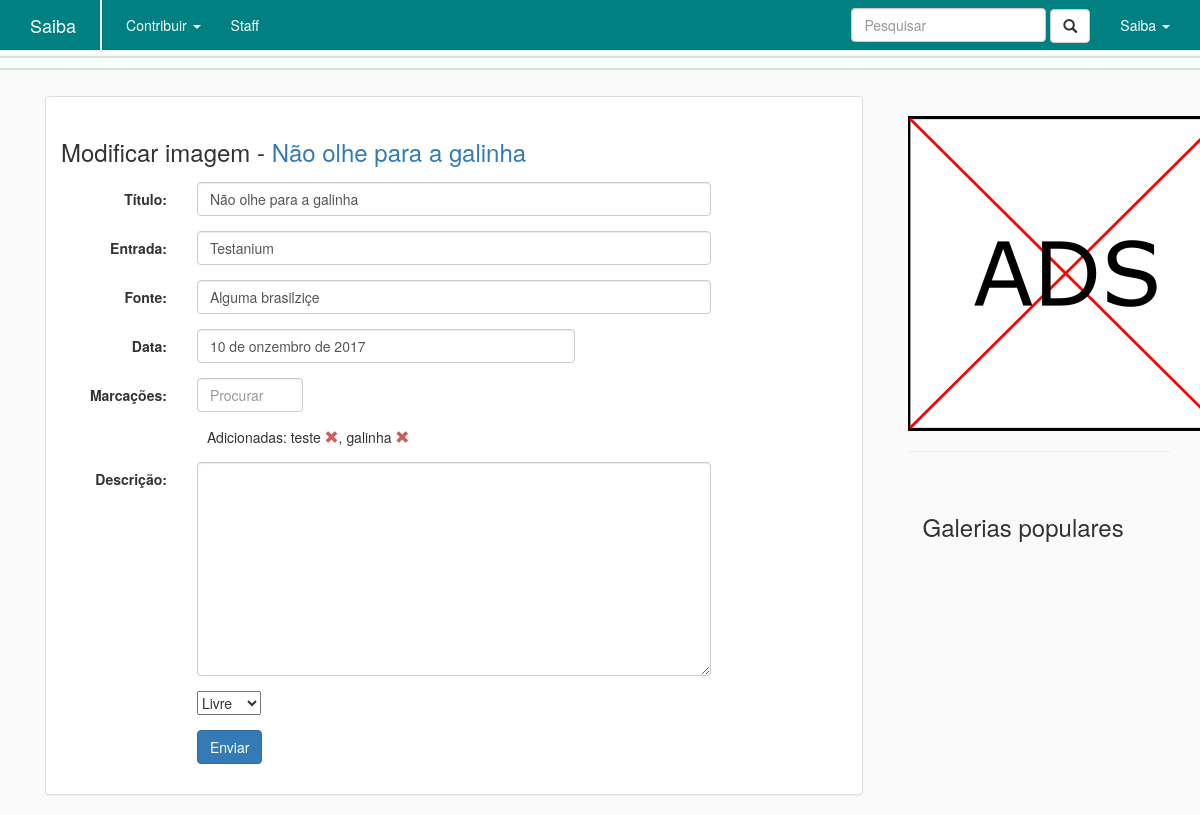
The page /galeria/imagem/4/editar (signed in) on the database as committed earlier.
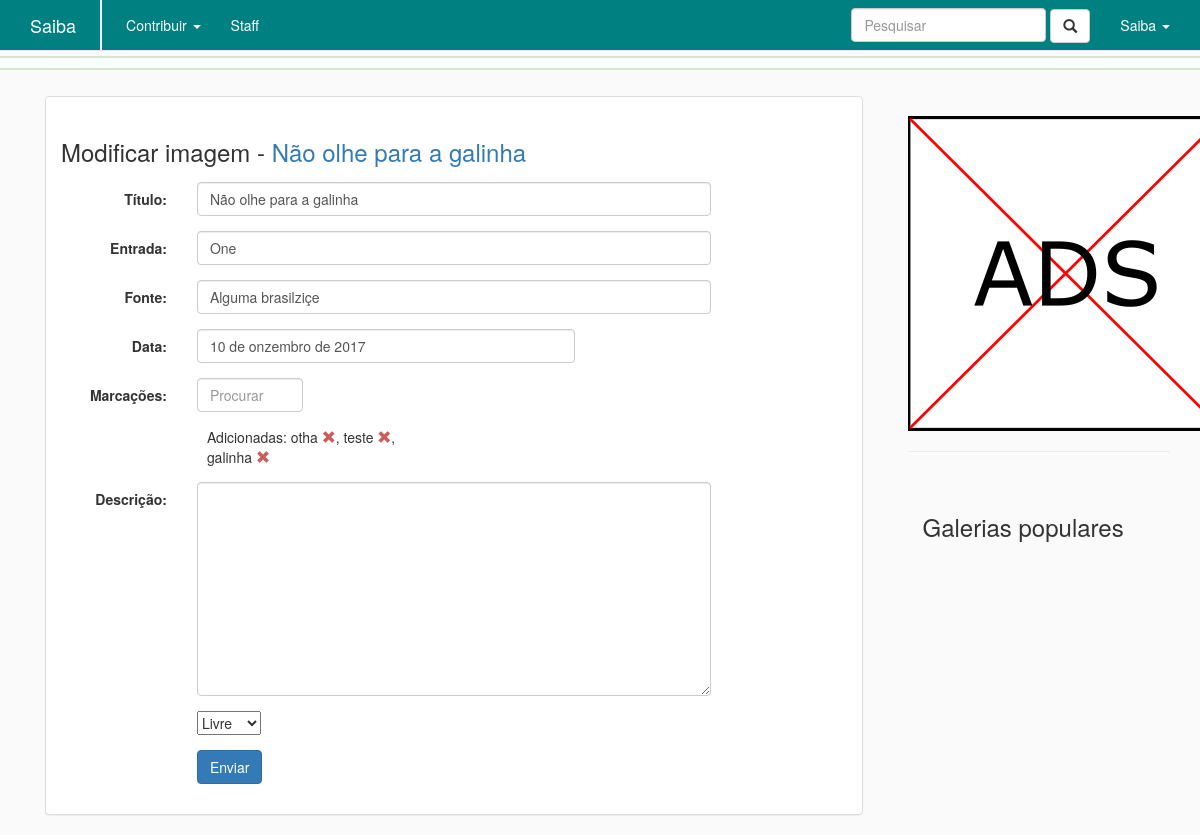
The same page on the database as committed later.
### gallery/models.py (models this page shows, shortened)
class Image(models.Model):
    author      = models.ForeignKey(User, blank=True)
    title       = models.CharField(max_length=250)
    date        = models.DateTimeField(default=datetime.datetime.now, blank=True)
    date_origin = models.CharField(max_length=100, blank=True)
    source      = models.CharField(max_length=250)
    tags        = models.ManyToManyField('home.Tag', blank=True)
    entry       = models.ForeignKey(Entry, on_delete=models.CASCADE, related_name="images")
    hidden      = models.BooleanField(default=False)
    file        = models.ImageField(blank=True, upload_to='icon/')
    description = models.TextField(max_length=250, blank=True)
    state       = models.ForeignKey(State, on_delete=models.CASCADE, default=1)
    trending_points = models.IntegerField(default=0)

### entry/models.py (models this page shows, shortened)
class Entry(models.Model):
    author                  = models.ForeignKey(User, default=1)
    title                   = models.CharField(max_length=250)
    slug                    = models.SlugField(max_length=250, default="", blank=True)
    status                  = models.ForeignKey(Status, default=1)
    category                = models.ForeignKey(Category, default=1)
    type                    = models.CharField(max_length=100, blank=True)
    date_origin             = models.CharField(max_length=100, blank=True)
    origin                  = models.CharField(max_length=100)
    icon                    = models.ImageField(blank=True, upload_to='icon/')
    hidden                  = models.BooleanField(default=False)
    images_locked           = models.BooleanField(default=False)
    videos_locked           = models.BooleanField(default=False)
    comments_locked         = models.BooleanField(default=False)
    tags                    = models.ManyToManyField('home.Tag', blank=True)
    trending_points         = models.IntegerField(default=0)
    editorship              = models.ManyToManyField('profile.Profile', blank=True)
    def __unicode__(self):
        return self.title
    class Meta:
        verbose_name_plural = "entries"

### home/models.py (models this page shows)
class Tag(models.Model):
    label   = models.CharField(max_length=2500, blank=True)
    hidden  = models.BooleanField(default=False)
    def __unicode__(self):
        return self.label

### gallery/views.py (the view, shortened to what this page needs)
# urls.py: url(r'^imagem/(?P<image_id>[0-9]+)/editar', views.image_edit, name='image_edit'),
def image_edit(request, image_id):
    if not request.user.is_authenticated():
        return redirect('home:login')
    else:
        user = request.user
        image = Image.objects.get(pk=image_id)
        entry_name = request.POST.get('entry-selected')
        is_editor = (user == image.author)
        image_dict = model_to_dict(image)
        image_form = ImageForm(request.POST or None, initial=image_dict)
        context = { "image_form": image_form, "image": image, "user": user }
    image_form.fields['title'].widget.attrs['class'] = 'form-control form-title'
    image_form.fields['date_origin'].widget.attrs['class'] = 'form-control form-date_origin'
    image_form.fields['source'].widget.attrs['class'] = 'form-control form-source'
    image_form.fields['description'].widget.attrs['class'] = 'form-control form-content'
    return render(request, 'gallery/edit-image.html', context)

### gallery/forms.py
class ImageForm(ModelForm):
    class Meta:
        model = Image
        fields = [ "title", "source", "date_origin", "description", "file", "state" ]

### gallery/models.py (called while the page is built)
    def __unicode__(self):
        return self.label

### gallery/templates/gallery/edit-image.html (shortened to what this page needs)
﻿{% extends 'home/base.html' %}
{% load staticfiles %}
{% block css %}
    <link rel="stylesheet" type="text/css" href="{% static 'home/search-style.css' %}"/>
{% endblock %}
{% block body %}
<div class="container-fluid">
    <div class="row">
        <div class="col-md-12">
            <div class="panel panel-default">
                <div class="panel-body">
                    <h2>Modificar imagem - <a href="{% url 'gallery:image_detail' image.pk %}">{{image.title}}</a></h2>
                    <form class="form-horizontal" role="form" action="" method="post" enctype="multipart/form-data">
                        <div class="form-group">
                            <label class="control-label col-sm-2" for="field">Título:</label>
                            <div class="col-sm-8">{{ image_form.title }}</div>
                        </div>
                        <div class="form-group">
                            <label class="control-label col-sm-2" for="field">Entrada:</label>
                            <div class="col-md-8"><input id="search-entries" name="entry-selected" type="text" class="form-control" placeholder="Procurar" autocomplete="off" value="{{image.entry}}"></div>
                            <div class="col-md-offset-2 search-box">
                            </div>
                        </div>
                        <div class="form-group">
                            <label class="control-label col-sm-2" for="field">Fonte:</label>
                            <div class="col-sm-8">{{ image_form.source }}</div>
                        </div>
                        <div class="form-group">
                            <label class="control-label col-sm-2" for="field">Data:</label>
                            <div class="col-sm-6">{{ image_form.date_origin }}</div>
                        </div>
                        <div class="form-group">
                            <label class="control-label col-sm-2" for="field">Marcações:</label>
                            <div class="col-md-2"><input id="search-tags" type="text" class="form-control" placeholder="Procurar" autocomplete="off"></div>
                            <div class="col-md-offset-2 search-box">
                            </div>
                        </div>
                        <div class="form-group">
                            <label class="control-label col-sm-2" for="field"></label>
                            <div class="col-md-4 search-tag-display">
                                <ul>
                                    Adicionadas:
                                    {% for tag in image.tags.all %}<li tag-data="{{tag}}">{{tag}} <span tag-data="{{tag}}" class="glyphicon glyphicon-remove remove-tag"></span></li>{% endfor %}
                                </ul>
                            </div>
                        </div>
                        <div class="form-group">
                            <label class="control-label col-sm-2" for="field">Descrição:</label>
                            <div class="col-sm-8">{{ image_form.description }}</div>
                        </div>
                        <div class="form-group">
                            <label class="control-label col-sm-2" for="field"></label>
                            <div class="col-sm-8">{{ image_form.state }}</div>
                        </div>
                        <div class="form-group">
                            <div class="col-sm-offset-2 col-sm-10">
                                <button type="submit" id="send" class="btn btn-primary submit-media">Enviar</button>
                            </div>
                        </div>
                    </form>
                </div>
            </div>
        </div>
    </div>
</div>
{% endblock %}

Rows that differ between the two databases and show on the page:
changed Image "Não olhe para a galinha": entry-selected "Testanium" → "One"
now on this page (row unchanged): Tag: label "otha"
